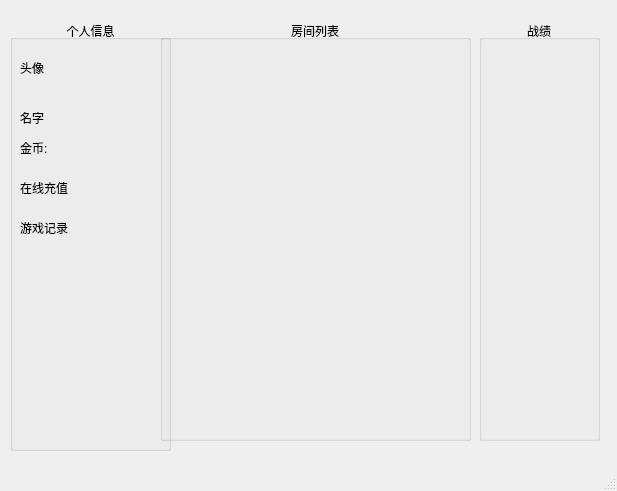
<?xml version="1.0" encoding="UTF-8"?>
<ui version="4.0">
 <class>MainWindow</class>
 <widget class="QMainWindow" name="MainWindow">
  <property name="geometry">
   <rect>
    <x>0</x>
    <y>0</y>
    <width>617</width>
    <height>491</height>
   </rect>
  </property>
  <property name="windowTitle">
   <string>MainWindow</string>
  </property>
  <widget class="QWidget" name="centralWidget">
   <widget class="QGroupBox" name="groupBox">
    <property name="geometry">
     <rect>
      <x>10</x>
      <y>20</y>
      <width>161</width>
      <height>431</height>
     </rect>
    </property>
    <property name="title">
     <string>个人信息</string>
    </property>
    <property name="alignment">
     <set>Qt::AlignCenter</set>
    </property>
    <widget class="QLabel" name="labelHead">
     <property name="geometry">
      <rect>
       <x>10</x>
       <y>22</y>
       <width>131</width>
       <height>51</height>
      </rect>
     </property>
     <property name="text">
      <string>头像</string>
     </property>
    </widget>
    <widget class="QLabel" name="labelName">
     <property name="geometry">
      <rect>
       <x>10</x>
       <y>90</y>
       <width>91</width>
       <height>16</height>
      </rect>
     </property>
     <property name="text">
      <string>名字</string>
     </property>
    </widget>
    <widget class="QLabel" name="labelGold">
     <property name="geometry">
      <rect>
       <x>10</x>
       <y>120</y>
       <width>30</width>
       <height>16</height>
      </rect>
     </property>
     <property name="text">
      <string>金币:</string>
     </property>
    </widget>
    <widget class="QLabel" name="labelCharge">
     <property name="geometry">
      <rect>
       <x>10</x>
       <y>160</y>
       <width>48</width>
       <height>16</height>
      </rect>
     </property>
     <property name="text">
      <string>在线充值</string>
     </property>
    </widget>
    <widget class="QLabel" name="labelRecode">
     <property name="geometry">
      <rect>
       <x>10</x>
       <y>200</y>
       <width>48</width>
       <height>16</height>
      </rect>
     </property>
     <property name="text">
      <string>游戏记录</string>
     </property>
    </widget>
   </widget>
   <widget class="QGroupBox" name="groupBoxRoom">
    <property name="geometry">
     <rect>
      <x>160</x>
      <y>20</y>
      <width>311</width>
      <height>421</height>
     </rect>
    </property>
    <property name="title">
     <string>房间列表</string>
    </property>
    <property name="alignment">
     <set>Qt::AlignCenter</set>
    </property>
   </widget>
   <widget class="QGroupBox" name="groupBoxhNJI">
    <property name="geometry">
     <rect>
      <x>479</x>
      <y>20</y>
      <width>121</width>
      <height>421</height>
     </rect>
    </property>
    <property name="title">
     <string>战绩</string>
    </property>
    <property name="alignment">
     <set>Qt::AlignCenter</set>
    </property>
   </widget>
  </widget>
  <widget class="QMenuBar" name="menuBar">
   <property name="geometry">
    <rect>
     <x>0</x>
     <y>0</y>
     <width>617</width>
     <height>23</height>
    </rect>
   </property>
  </widget>
  <widget class="QStatusBar" name="statusBar"/>
 </widget>
 <layoutdefault spacing="6" margin="11"/>
 <resources/>
 <connections/>
</ui>
